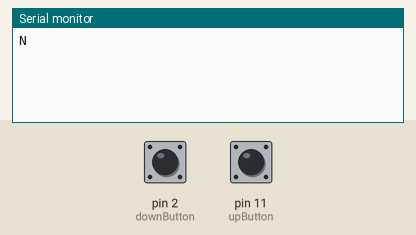
A sketch run on a simulated Arduino Uno, built with avr-gcc and run on an emulated ATmega328P. Parts: the last lines printed to the serial monitor. The inputs (shaded band) are chosen by the test bench; at power-on: pin 11 (upButton) HIGH, pin 2 (downButton) HIGH.

Above: at 1.2 s.
1.3 s: pin 11 (upButton) pulled LOW for 0.15 s
At 2.4 s:
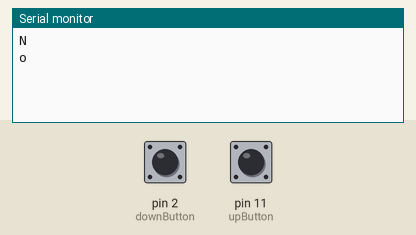
2.9 s: pin 2 (downButton) pulled LOW for 0.15 s
At 3.7 s:
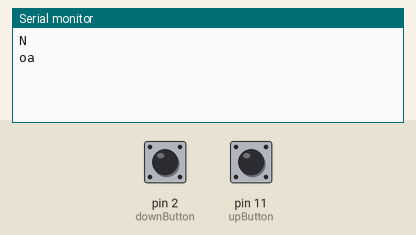

Measured:
- after the input at 1.3 s, the serial monitor: prints a new line after 0.05 s (image 1)
- after the input at 2.9 s, the serial monitor: prints a new line after 0.05 s (image 2)

The sketch:

Task1_test.ino
```cpp
/*************************
* Gear shift indicator + *
*    quick shifter       *
*    By: Omar Gamal      *
* c.omargamal@gmail.com  *
*                        *
*       17/4/2016        *
**************************/


// let power-button-resistor-ground and take the output at
// button and resistor mutual pin


// defining constants for shift up/down buttons
#define upButton 11
#define downButton 2


//6 speed gearbox
#define maxShifts 6
#define minShifts 0


//defining boolean variables to save last button press
boolean lastUpButton = LOW;
boolean lastDownButton = LOW;
boolean eeh = HIGH;

// the number of gear we're in
int i=0;

// counter el 7oroof
int _7arf = 0;

// time el maska
unsigned long int wa2t = 0;

//a function that shifts up
void upShift()
{
  if(digitalRead(upButton) == lastUpButton)
    {
      wa2t = millis();
      _7arf++;
    }
}


void setup()
{
  pinMode(upButton, INPUT);
  pinMode(downButton, INPUT);

  Serial.begin(9600);
  Serial.println('N');
}


void loop()
{
  lastUpButton = digitalRead(upButton);
  lastDownButton = digitalRead(downButton);

  wa2t = millis();
  _7arf = 0;

  //if upshift button is pressed
  while((lastUpButton == HIGH) && (eeh == HIGH))
  {
    if(digitalRead(upButton) == lastUpButton)
      {
        wa2t = millis();
        _7arf++;
      }
    while(digitalRead(upButton) == HIGH)
    {
      //it stays here until you release the button
    }

    //to prevent shifting more than once
    delay(50);

    if ((millis() - wa2t) > 300)
    {
      if (_7arf == 1)
      {
        Serial.print('o');
      }

      if (_7arf == 2)
      {
        Serial.print('m');
      }

      if (_7arf == 3)
      {
        Serial.print('a');
      }

      wa2t = 0;
      _7arf = 0;

      break;
    }
  }


  //if upshift button is pressed
  while((lastDownButton == HIGH) && (eeh == HIGH))
  {
    if(digitalRead(downButton) == lastDownButton)
      {
        wa2t = millis();
        _7arf++;
      }
    while(digitalRead(downButton) == HIGH)
    {
      //it stays here until you release the button
    }

    //to prevent shifting more than once
    delay(50);

    if ((millis() - wa2t) > 300)
    {
      if (_7arf == 1)
      {
        Serial.print('a');
      }

      if (_7arf == 2)
      {
        Serial.print('b');
      }

      if (_7arf == 3)
      {
        Serial.print('c');
      }

      wa2t = 0;
      _7arf = 0;

      break;
    }
  }
}
```
